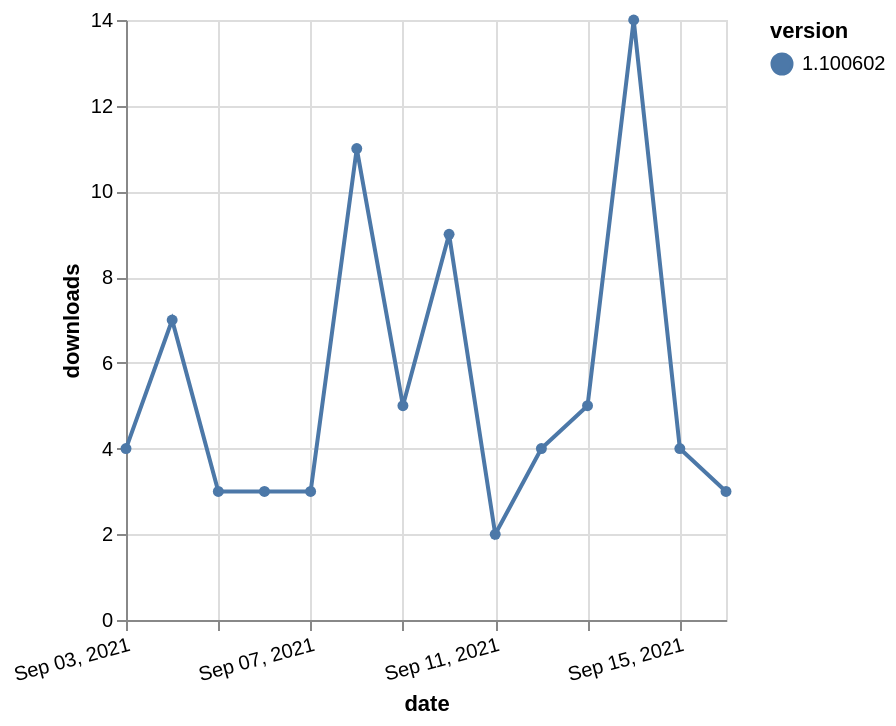

Write the Vega-Lite specification saved for this chart.
### Vega-Lite specification from a JSON file in a GitHub repository (floating-point values rounded to 4 significant figures)
{"$schema": "https://vega.github.io/schema/vega-lite/v5.json", "description": "A simple bar chart with embedded data.", "data": {"values": [{"date": "2021-09-03", "total": 3797, "delta": 4, "version": "1.100602"}, {"date": "2021-09-04", "total": 3804, "delta": 7, "version": "1.100602"}, {"date": "2021-09-05", "total": 3807, "delta": 3, "version": "1.100602"}, {"date": "2021-09-06", "total": 3810, "delta": 3, "version": "1.100602"}, {"date": "2021-09-07", "total": 3813, "delta": 3, "version": "1.100602"}, {"date": "2021-09-08", "total": 3824, "delta": 11, "version": "1.100602"}, {"date": "2021-09-09", "total": 3829, "delta": 5, "version": "1.100602"}, {"date": "2021-09-10", "total": 3838, "delta": 9, "version": "1.100602"}, {"date": "2021-09-11", "total": 3840, "delta": 2, "version": "1.100602"}, {"date": "2021-09-12", "total": 3844, "delta": 4, "version": "1.100602"}, {"date": "2021-09-13", "total": 3849, "delta": 5, "version": "1.100602"}, {"date": "2021-09-14", "total": 3863, "delta": 14, "version": "1.100602"}, {"date": "2021-09-15", "total": 3867, "delta": 4, "version": "1.100602"}, {"date": "2021-09-16", "total": 3870, "delta": 3, "version": "1.100602"}]}, "width": "container", "mark": {"type": "line", "point": {"filled": true}}, "encoding": {"x": {"field": "date", "type": "temporal", "timeUnit": "yearmonthdate", "title": "date", "axis": {"labelAngle": -15}}, "y": {"field": "delta", "type": "quantitative", "title": "downloads"}, "color": {"field": "version", "type": "nominal"}, "tooltip": {"field": "delta"}}}
